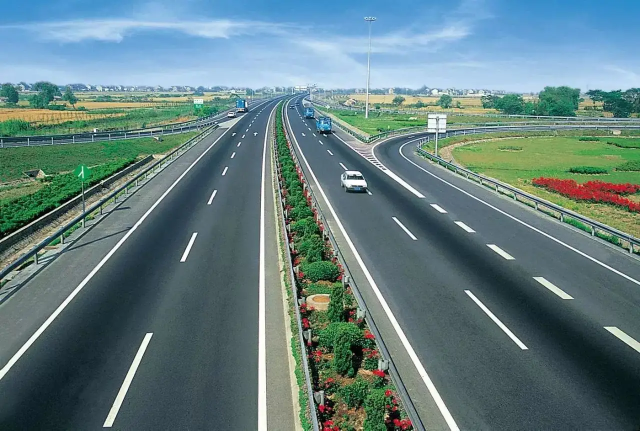
#> input picture Day004/python/img/16.jpg, 1280 x 861 px (shown at 1/2 size)
$ python '车道线检测.py'
#> lines starting #> are read from the running program, lines starting #| are printed output that depends on the picture; after the words box and inside, x2 and y2 are one past the last pixel; in counts of white or black regions, pixels touching at a corner belong together
#> further down, img is the input picture: shape (861, 1280, 3); mean B, G, R 128.4, 126.4, 99.8
import cv2
import numpy as np

def lane_detection(img,pt):
    gray=cv2.cvtColor(img,cv2.COLOR_BGR2GRAY)
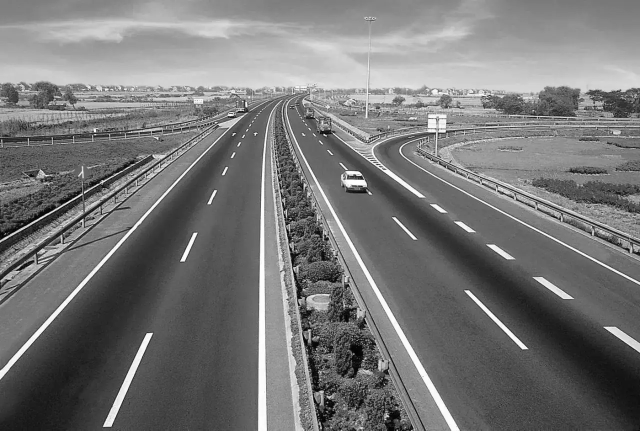
#> gray: shape (861, 1280) (shown at 1/2 size); min 0, max 255, mean 118.7
    #创建蒙版
    mask=np.zeros(gray.shape,dtype=np.uint8)
    #填充指定区域形成掩码
    cv2.fillConvexPoly(mask,pt,1)
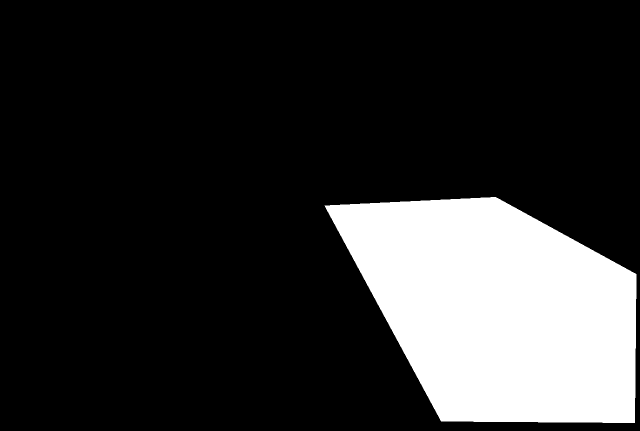
#> mask: shape (861, 1280) (shown at 1/2 size); values 0 (black) and 1 (white), 18.6% white; 1 white region, box (x1, y1, x2, y2) and area: (649, 394, 1273, 846) 205362
    gray_area=cv2.bitwise_and(gray,gray,mask=mask)
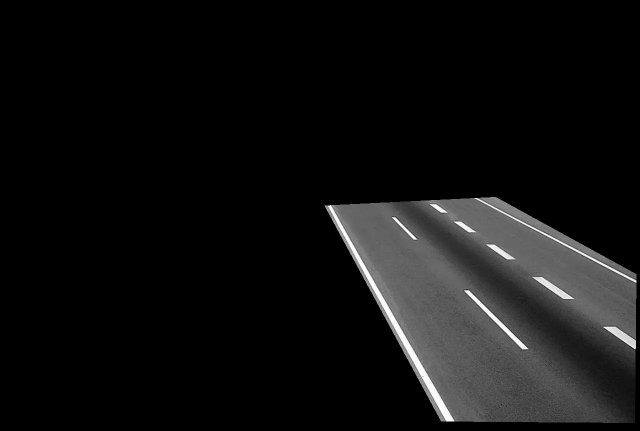
#> gray_area: shape (861, 1280) (shown at 1/2 size); min 0, max 255, mean 16.9

    _,thresh=cv2.threshold(gray_area,130,145,0)
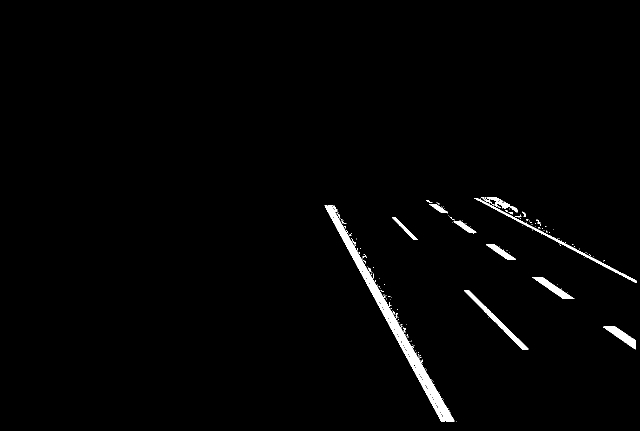
#> thresh: shape (861, 1280) (shown at 1/2 size); values 0 (black) and 145 (white), 1.4% white; 203 white regions (189 under 20 px), largest, box (x1, y1, x2, y2) and area: (649, 410, 909, 843) 8245, (948, 396, 1273, 566) 1515, (928, 580, 1057, 699) 1465
    #霍夫直线检测
    lines=cv2.HoughLinesP(thresh,1,np.pi/180,30,maxLineGap=50)
#> lines = 90 rows, first 6: [655, 412, 893, 842], [657, 411, 906, 842], [655, 411, 904, 842], [650, 411, 889, 842], [649, 411, 888, 842], [659, 411, 908, 842]
    #无直线跳过
    if lines is not None:
        for line in lines:
            x1,y1,x2,y2=line[0]
            cv2.line(img,(x1,y1),(x2,y2),(255,0,0),3)
#> this loop made 90 passes
#> (x1, y1, x2, y2) on passes 1 to 12: (655, 412, 893, 842), (657, 411, 906, 842), (655, 411, 904, 842), (650, 411, 889, 842), (649, 411, 888, 842), (659, 411, 908, 842), (660, 411, 908, 841), (953, 396, 1271, 565), (653, 411, 892, 842), (955, 396, 1272, 564), (936, 580, 1054, 698), (1227, 653, 1271, 683)
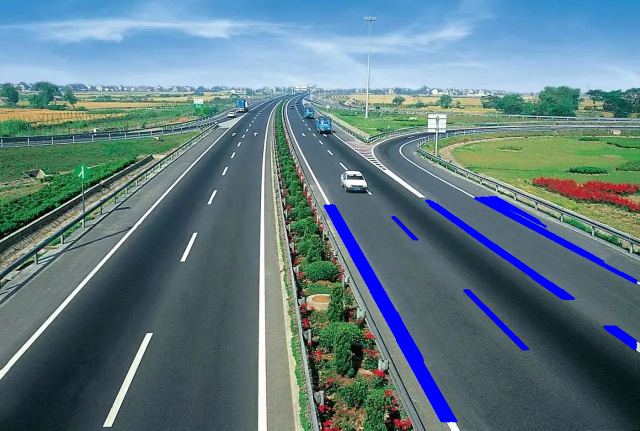
#> img: shape (861, 1280, 3) (shown at 1/2 size); 2.55% of pixels changed, all inside (x1, y1, x2, y2) = (647, 392, 1275, 845)
    return thresh,img

if __name__ == '__main__':
    img=cv2.imread("../img/16.jpg")
    pt=np.array([[649,411],[991,394],[1272,548],[1269,845],[882,842]])
    thresh,frame=lane_detection(img,pt)
    cv2.imshow("dst",frame)
    cv2.waitKey(0)
    cv2.destroyAllWindows()
